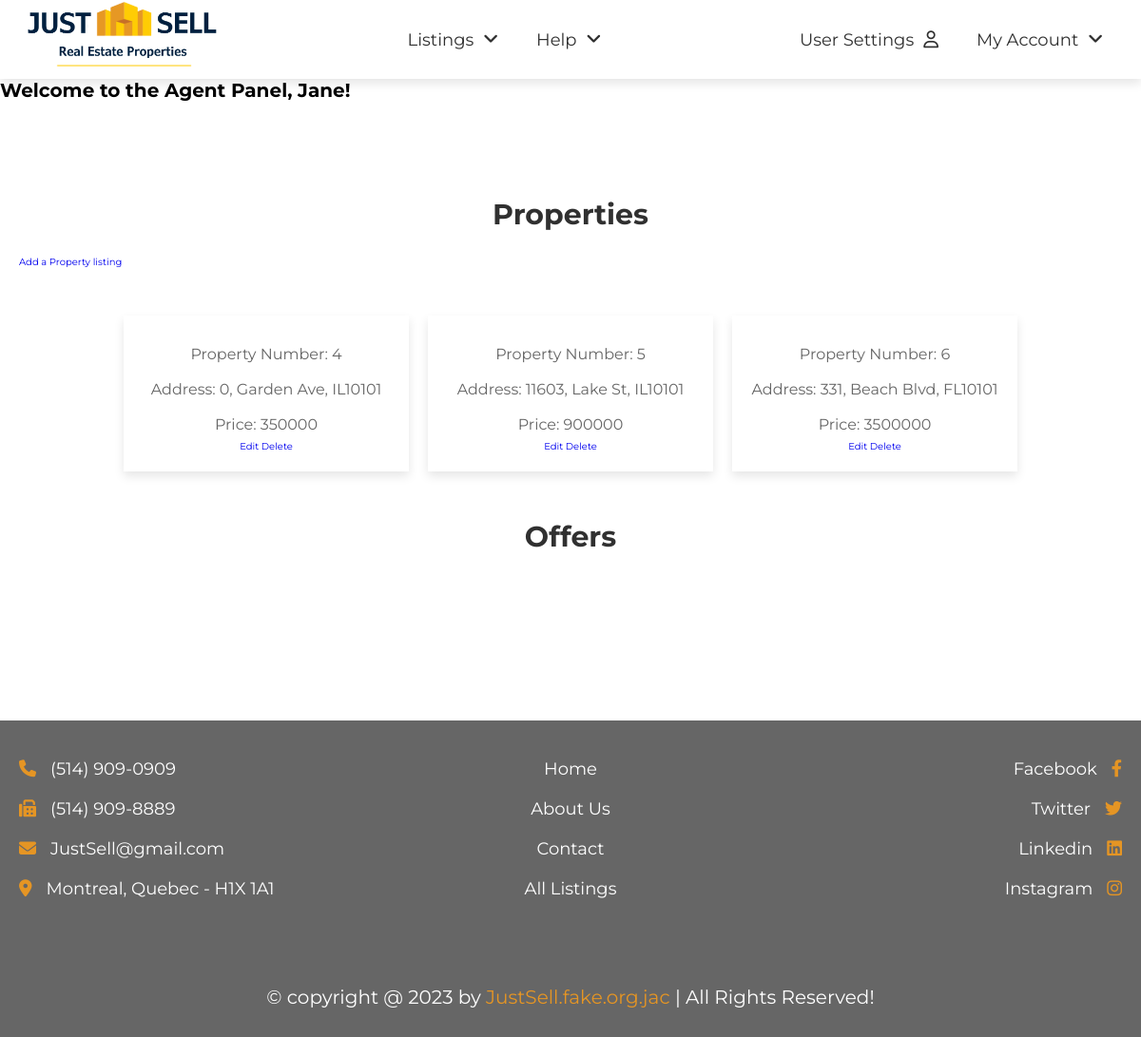
The app's page /admin.php (signed in) with its own data.
### tables this page shows
CREATE TABLE IF NOT EXISTS `agents` (
  `AgentID` int(11) NOT NULL,
  `LoginID` int(11) NOT NULL,
  `FirstName` varchar(30) NOT NULL,
  `LastName` varchar(30) NOT NULL,
  `Phone` varchar(15) NOT NULL,
  `Email` varchar(30) NOT NULL
);

CREATE TABLE IF NOT EXISTS `properties` (
  `PropertyID` int(11) NOT NULL,
  `AgentID` int(11) NOT NULL,
  `StreetNum` mediumint(8) UNSIGNED NOT NULL,
  `StreetName` varchar(60) NOT NULL,
  `City` varchar(30) NOT NULL,
  `Province` varchar(30) NOT NULL,
  `Postal` varchar(10) NOT NULL,
  `Description` varchar(255) NOT NULL,
  `Price` float NOT NULL,
  `Bathrooms` tinyint(3) UNSIGNED NOT NULL DEFAULT '1',
  `Bedrooms` tinyint(3) UNSIGNED NOT NULL DEFAULT '1',
  `Floors` tinyint(3) UNSIGNED NOT NULL DEFAULT '1',
  `size` float DEFAULT NULL,
  `furnished` tinyint(1) NOT NULL DEFAULT '0',
  `PropertyType` varchar(30) NOT NULL DEFAULT 'House',
  `YearOfBuilt` smallint(5) UNSIGNED NOT NULL,
  `Amenities` varchar(100) NOT NULL,
  `sellOption` varchar(30) NOT NULL,
  `ConstructionStatus` varchar(30) NOT NULL
);

### resources/connect.php (called while the page is built, shortened)
<?php
$IsLogIn = $_SESSION['login'] ?? false;
?>

### admin.php (the view, shortened to what this page needs)
<?php
require "resources/connect.php";
include "resources/header.php";
if ($IsLogIn) {
  $sql = "SELECT * FROM logins WHERE LoginID = :id";
  $query = $db->prepare($sql);
  $query->execute(["id" => $_SESSION['user_id']]);
  $data = $query->fetch();
  if ($data['Permission'] == 2) {
    $sql = "SELECT FirstName FROM agents WHERE LoginID = :loginID";
    $query = $db->prepare($sql);
    $query->execute(["loginID" => $_SESSION['user_id']]);
    $agent_data = $query->fetch();
    echo '<h1>Welcome to the Agent Panel, ' . $agent_data['FirstName'] . '!</h1>';
    $sql = "SELECT AgentID FROM agents WHERE LoginID = :id";
    $query = $db->prepare($sql);
    $query->execute(["id" => $_SESSION['user_id']]);
    $data = $query->fetch();
    $agentID = $data['AgentID'];
    $sql = "SELECT * FROM properties WHERE AgentID = :id";
    $query = $db->prepare($sql);
    $query->execute(["id" => $agentID]);
    ?>
    <section class="services">
      <h1 class="heading">Properties</h1>
      <a href="add.php">Add a Property listing</a>
      <section class="box-container">
        <?php while ($data = $query->fetch()): ?>
          <div class="box">
            <p>Property Number:
              <?= $data['PropertyID']; ?>
            </p>
            <p>Address:
              <?= $data['StreetNum']; ?>,
              <?= $data['StreetName']; ?>,
              <?= $data['Postal']; ?>
            </p>
            <p>Price:
              <?= $data['Price']; ?>
            </p>
            <a href="add.php?item=<?= $data['PropertyID']; ?>">Edit</a>
            <a href="delete.php?item=<?= $data['PropertyID']; ?>">Delete</a>
          </div>
        <? endwhile ?>
      </section>
      <h1 class="heading">Offers</h1>
      <section class="box-container">
      </section>
    </section>
    <?php
  } else if ($data['Permission'] == 3) {
    $adminID = $data['LoginID'];
    $sql = "SELECT FirstName FROM admins WHERE LoginID = :adminID";
    $query = $db->prepare($sql);
    $query->execute(["adminID" => $adminID]);
    $admin_data = $query->fetch();
    echo '<h1>Welcome to the Admin Panel, ' . $admin_data['FirstName'] . '!</h1>';
    $sql = "SELECT * FROM properties";
    $query = $db->prepare($sql);
    $query->execute();
    ?>
      <section class="services">
        <h1 class="heading">Properties</h1>
        <button class="btn" type="submit" style="display: block; margin: 0 auto; width: 30rem;"
          onclick="location.href='add.php'">Add a Property listing</button>
        <section class="box-container">
        <?php while ($data = $query->fetch()): ?>
            <div class="box">
              <p>Property Number:
              <?= $data['PropertyID']; ?>
              </p>
              <p>Address:
              <?= $data['StreetNum']; ?>,
              <?= $data['StreetName']; ?>,
              <?= $data['Postal']; ?>
              </p>
              <p>Price:
              <?= $data['Price']; ?>
              </p>
              <a href="add.php?item=<?= $data['PropertyID']; ?>">Edit</a>
              <a href="delete.php?item=<?= $data['PropertyID']; ?>">Delete</a>
            </div>
        <? endwhile ?>
        </section>
        <h1 class="heading">Offers</h1>
        <section class="box-container">
          <?php
          $sql = "SELECT * FROM propertyoffers";
          $query = $db->prepare($sql);
          $query->execute();
          while ($data = $query->fetch()): ?>
            <div class="box">
              <p>Offer for Property Number:
              <?= $data['PropertyID']; ?>
              </p>
              <p>Amount:
              <?= $data['OfferAmount']; ?>
              </p>
              <p>Status:
              <?= $data['OfferStatus']; ?>
              </p>
              <a href="modifyOffer.php?item=<?= $data['OfferID']; ?>&set=App">Approve</a>
              <a href="modifyOffer.php?item=<?= $data['OfferID']; ?>&set=Rej">Reject</a>
              <a href="modifyOffer.php?item=<?= $data['OfferID']; ?>&set=Del">Delete</a>
            </div>
        <? endwhile ?>
        </section>
        <h1 class="heading">Users</h1>
        <section class="box-container">
          <?php
          $sql = "SELECT * FROM users";
          $query = $db->prepare($sql);
          $query->execute();
          while ($data = $query->fetch()): ?>
            <div class="box">
              <p>User:
              <?= $data['FirstName']; ?>
              <?= $data['LastName']; ?>
              </p>
              <p>Email:
              <?= $data['Email']; ?>
              </p>
              <p>Phone:
              <?= $data['Phone']; ?>
              </p>
              <p>City:
              <?= $data['City']; ?>
              </p>
              <br>
              <a href="admin_user_edit.php?user=<?= $data['UserID']; ?>">Edit</a>
              <a href="deleteUser.php?user=<?= $data['UserID']; ?>">Delete</a>
            </div>
        <? endwhile ?>
        </section>
        <h1 class="heading">Agents</h1>
        <button class="btn" type="submit" style="display: block; margin: 0 auto; width: 30rem;"
          onclick="location.href='addAgent.php'">Add Agent</button>
        <section class="box-container">
          <?php
          $sql = "SELECT * FROM agents";
          $query = $db->prepare($sql);
          $query->execute();
          while ($data = $query->fetch()): ?>
            <div class="box">
              <p>Agent:
              <?= $data['FirstName']; ?>
              <?= $data['LastName']; ?>
              </p>
              <p>Email:
              <?= $data['Email']; ?>
              </p>
              <p>Phone:
              <?= $data['Phone']; ?>
              </p>
              <a href="editAgent.php?agent=<?= $data['AgentID']; ?>">Edit</a>
              <a href="deleteAgent.php?agent=<?= $data['AgentID']; ?>">Delete</a>
            </div>
        <? endwhile ?>
        </section>
      <?php
  }
}
include "resources/footer.php";
?>

### resources/header.php (shortened to what this page needs)
<!DOCTYPE html>
<html lang="en">
  <head>
      <link rel="stylesheet" href="resources/style.css" />
      <link rel="stylesheet" href="resources/makeOfferModal.css" />
      <link rel="stylesheet" href="https://cdnjs.cloudflare.com/ajax/libs/font-awesome/4.7.0/css/font-awesome.min.css" />
      <link rel="stylesheet" href="https://cdnjs.cloudflare.com/ajax/libs/font-awesome/6.2.0/css/all.min.css">
      <link rel="stylesheet" href="https://cdnjs.cloudflare.com/ajax/libs/sweetalert/2.1.2/sweetalert.min.css">
      <link rel="stylesheet" href="https://cdn.jsdelivr.net/npm/swiper@8/swiper-bundle.min.css" />
  </head>
<header class="header">
   <nav class="navbar nav-2">
      <section class="flex">
         <a href="index.php"><img src="resources/logo.png" height="80" width="220" alt="Home"/></a>
         <div class="menu">
            <ul>
               <li><a href="#">Listings<i class="fas fa-angle-down"></i></a>
               </li>
               <li><a href="#">Help<i class="fas fa-angle-down"></i></a>
               </li>
            </ul>
         </div>
         <ul>
            <?php if($IsLogIn) : ?>
            <li><a href="user.php">User Settings<i class="far fa-user"></i></a></li>
            <?php endif; ?>
            <li><a href="user.php">My Account<i class="fas fa-angle-down"></i></a>
            </li>
         </ul>
      </section>
   </nav>
</header>

### resources/footer.php
<footer class="footer">
  <section class="flex">
    <div class="box">
        <a href="get_in_touch.php"><i class="fas fa-phone"></i><span>(514) 909-0909</span></a>
        <a href="get_in_touch.php"><i class="fas fa-fax"></i><span>(514) 909-8889</span></a>
        <a href="get_in_touch.php"><i class="fas fa-envelope"></i><span>JustSell@gmail.com</span></a>
        <a href="get_in_touch.php"><i class="fas fa-map-marker-alt"></i><span>Montreal, Quebec - H1X 1A1</span></a>
    </div>
    <div class="box">
        <a href="index.php"><span>Home</span></a>
        <a href="about_us.php"><span>About Us</span></a>
        <a href="get_in_touch.php"><span>Contact</span></a>
        <a href="all_listings.php"><span>All Listings</span></a>
    </div>
    <div class="box">
        <a href="get_in_touch.php"><span>Facebook</span><i class="fab fa-facebook-f"></i></a>
        <a href="get_in_touch.php"><span>Twitter</span><i class="fab fa-twitter"></i></a>
        <a href="get_in_touch.php"><span>Linkedin</span><i class="fab fa-linkedin"></i></a>
        <a href="get_in_touch.php"><span>Instagram</span><i class="fab fa-instagram"></i></a>
    </div>
  </section>
  <div class="credit">&copy; copyright @ <?= date('Y'); ?> by <span>JustSell.fake.org.jac</span> | All Rights Reserved!</div>
</footer>

### resources/style.css (style rules this page uses)
:root { --main-color: #e59524; --light-color: #666; --light-bg: #eee; --white: #fff; --black: #303030; --border: 0.1rem solid var(--light-color); --box-shodow: 0 0.5rem 1rem rgba(0, 0, 0, 0.1); }
* { font-family: "Montserrat", sans-serif; margin: 0; padding: 0; box-sizing: border-box; outline: none; border: none; text-decoration: none; }
html { font-size: 62.5%; overflow-x: hidden; scroll-behavior: smooth; scroll-padding-top: 10rem; }
section { padding: 3rem 2rem; max-width: 1200px; margin: 0 auto; }
.heading { text-align: center; padding-bottom: 2.5rem; font-size: 3rem; color: var(--black); text-transform: capitalize; }
.header { position: sticky; top: 0; left: 0; right: 0; z-index: 1000; box-shadow: var(--box-shodow); }
.header .navbar.nav-2 .flex { padding-top: 0; padding-bottom: 0; }
.header .navbar.nav-2 { background-color: var(--white); }
.header .navbar .flex { display: flex; align-items: center; justify-content: space-between; }
.header .navbar .flex ul { list-style: none; }
.header .navbar .flex ul li { float: left; position: relative; }
.header .navbar .flex ul li a { display: inline-block; padding: 1.2rem 2rem; font-size: 1.8rem; color: var(--black); background-color: var(--white); }
.header .navbar .flex ul li a i { margin-left: 1rem; }
.services { padding-top: 10rem; padding-bottom: 5em; }
.services .box-container { display: grid; grid-template-columns: repeat(auto-fit, 30rem); gap: 2rem; justify-content: center; align-items: flex-start; padding-top: 5rem; padding-bottom: 5rem; }
.services .box-container .box { background-color: var(--white); box-shadow: var(--box-shodow); padding: 2rem; text-align: center; }
.services .box-container .box p { line-height: 2; font-size: 1.6rem; color: var(--light-color); padding-top: 0.5rem; }
.footer { background-color: var(--light-color); }
.footer .flex { display: flex; flex-wrap: wrap; gap: 2rem; justify-content: space-between; }
.footer .flex .box { flex: 1 1 30rem; }
.footer .flex .box a { display: block; padding: 1rem 0; font-size: 1.8rem; }
.footer .flex .box a span { color: var(--white); }
.footer .flex .box a i { color: var(--main-color); }
.footer .flex .box:last-child { text-align: right; }
.footer .flex .box:last-child a i { margin-left: 1.5rem; }
.footer .flex .box:first-child a i { margin-right: 1.5rem; }
.footer .flex .box:nth-child(2) { text-align: center; }
.footer .credit { padding: 3rem 2rem; text-align: center; border-top: var(--border); font-size: 2rem; color: var(--white); margin-top: 2rem; }
.footer .credit span { color: var(--main-color); }

### records on screen
agents: FirstName "Jane"
properties: PropertyID "4", StreetNum "0", StreetName "Garden Ave", Postal "IL10101", Price "350000"
properties: PropertyID "5", StreetNum "11603", StreetName "Lake St", Postal "IL10101", Price "900000"
properties: PropertyID "6", StreetNum "331", StreetName "Beach Blvd", Postal "FL10101", Price "3500000"
